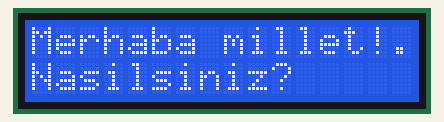
Recording of a sketch running on a simulated Arduino Uno, built with avr-gcc and run on an emulated ATmega328P. Shown: 16×2 character LCD.

Above: at 0.1 s.
At 3.1 s:
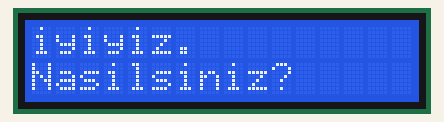
At 6.1 s:
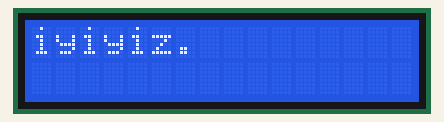

Measured:
- what the display in image 1 shows lasts 3.0 s, from 3.1 s to 6.1 s

The sketch:

lcd_2.ino
```cpp
#include <LiquidCrystal.h>
const int rs = 12, en = 11, d4 = 5, d5 = 4, d6 = 3, d7 = 2;
LiquidCrystal lcd(rs, en, d4, d5, d6, d7);
void setup() {
  // put your setup code here, to run once:
  lcd.begin(16, 2);//16 sutun 2 satırlık
  //lcd.print("1234567891123456789212345678931234567894");
  //lcd.print("123456789112345678921234567AAAAAAAAAAAAAAA");
  lcd.print("Merhaba millet!.");
  lcd.setCursor(0,1);
  lcd.print("Nasilsiniz?");

}

void loop() {
  // put your main code here, to run repeatedly:

  delay(3000);
  silSatir(0);
  lcd.setCursor(0,0);
  lcd.print("iyiyiz.");
  delay(3000);
  silSatir(1);//2.satırı sil
}

void silSatir(int satirIndex)
{
  lcd.setCursor(0,satirIndex);
  lcd.print("                ");
}
```
